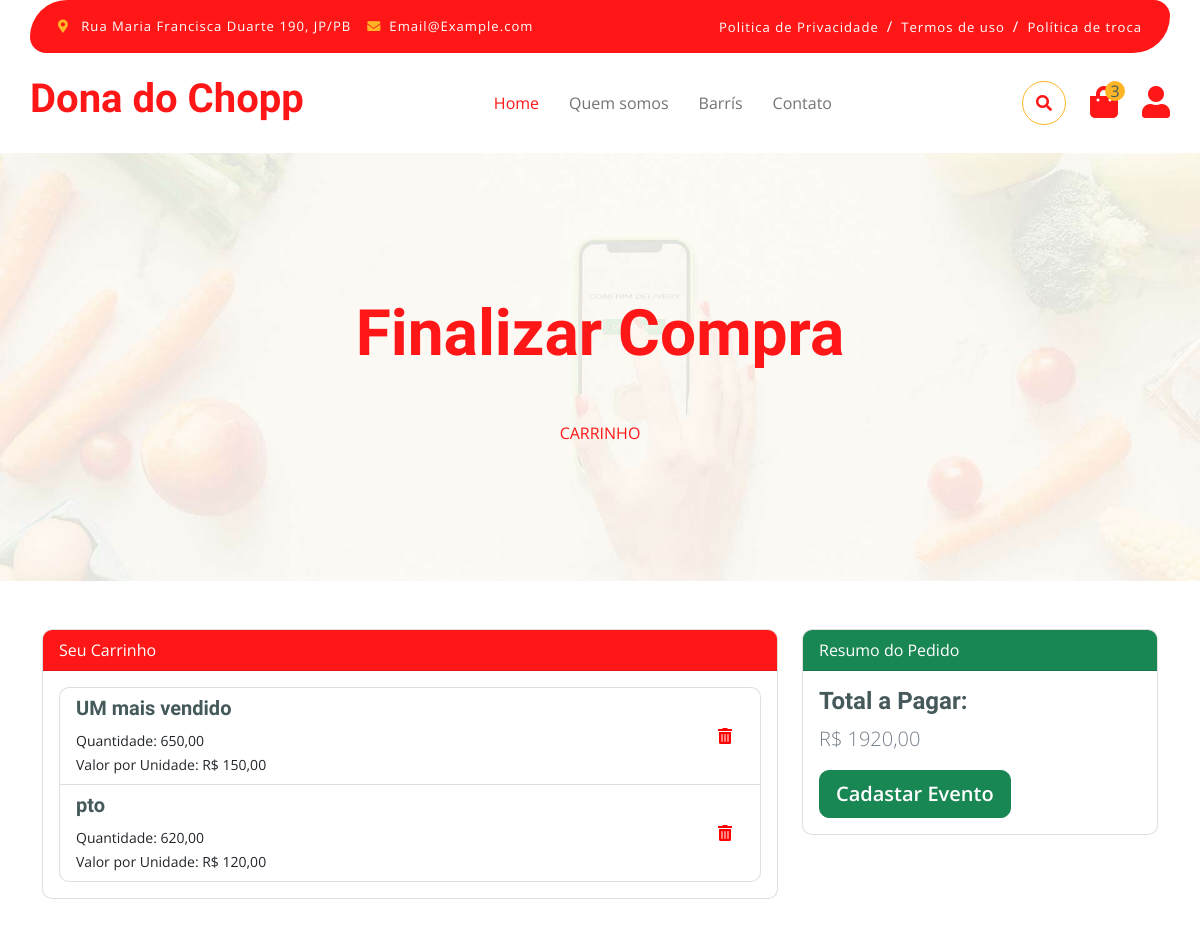
The app's page /carrinho/ (signed in) with its own data.
### produto/models.py (models this page shows, shortened)
class Produto(models.Model):
    nome = models.CharField(max_length=100)
    descricao = models.CharField(max_length=255, default='descreva o produto/serviço')
    disponivel = models.BooleanField(default=True)
    valor = models.DecimalField(max_digits=10, decimal_places=2)
    litros = models.PositiveIntegerField(blank=True, null=True)
    imagem = models.ImageField(upload_to='media/', blank=True, null=True, default=None)
    servico = models.BooleanField(default=False)
    disponivel = models.BooleanField(default=True)
    destaque = models.BooleanField(default=False)
    promo = models.BooleanField(default=False)
    premium = models.BooleanField(default=False)
    mais_vendido = models.BooleanField(default=False)

### carrinho/models.py (models this page shows, shortened)
class ItemCarrinho(models.Model):
    carrinho = models.ForeignKey(Carrinho, on_delete=models.CASCADE, related_name='itens')
    produto = models.ForeignKey(Produto, on_delete=models.CASCADE)
    quantidade = models.PositiveIntegerField()
    valor = models.DecimalField(max_digits=10, decimal_places=2, default=0)
    class Meta:
        unique_together = ('carrinho', 'produto')

### carrinho/views.py (the view)
# urls.py: path('carrinho/', pagina_carrinho, name='pagina_carrinho'),
@login_required
def pagina_carrinho(request):
    usuario = request.user.username
    user = Usuario.objects.get(username=usuario)
    carrinho = Carrinho.objects.filter(usuario=user).exclude(status='pago').last()
    evento = Evento.objects.filter(usuario=user).exclude(status='pago').last()
    if not carrinho:
        return render(request, 'cart.html', {'produtos': [], 'valor_total': 0, 'title': 'Carrinho'})
    itens = ItemCarrinho.objects.filter(carrinho=carrinho)
    produtos_no_carrinho = []
    if evento:
        taxa = Decimal(obter_taxa_por_cep_ou_cidade(cep=evento.cep))
        for item in itens:
            item.valor = item.produto.valor + taxa
            item.save()
            produtos_no_carrinho.append((item.produto, item.quantidade, item.valor))
    else:
        todos_itens_com_taxa = request.session.get("produtos_com_taxa", {})
        for item in itens:
            if str(item.produto.id) in todos_itens_com_taxa:
                item.valor = Decimal(todos_itens_com_taxa[str(item.produto.id)])
                item.save()
            produtos_no_carrinho.append((item.produto, item.quantidade, item.valor))
    valor_total = sum(item.valor * item.quantidade for item in itens)
    if evento:
        evento.carrinho = carrinho.id
        evento.valor = valor_total
        evento.save()
    context = {
        'carrinho': produtos_no_carrinho,
        'total': valor_total,
        'title': 'Carrinho',
        'evento': evento,
        'titulo': 'carrinho',
        'quantidade': sum(item.quantidade for item in itens),
    }
    try:
        carrinho_id = carrinho.id
        evento_id = evento.id if evento else None
        pag, carrinho_id = gerar_pagamento(user.id, produtos_no_carrinho, evento_id, carrinho_id)
        context['link'] = pag
    except Exception as e:
        print(f"Erro ao gerar pagamento: {e}")
        context['link'] = '#'
    return render(request, 'cart.html', context)

### templates/cart.html (shortened to what this page needs)
{% extends 'base.html' %}
{% block 'content' %}
  {% include 'parciais/nav_bar.html' %}
    <div class="container-xxl py-5 bg-dark hero-header mb-5">
        <div class="container text-center my-5 pt-5 pb-4">
            <h1 class="mb-5 display-3 text-primary">Finalizar Compra</h1>
            <nav aria-label="breadcrumb">
                <ol class="breadcrumb justify-content-center text-uppercase">
                    <li class="breadcrumb-item"><a href="#">Carrinho</a></li>
                </ol>
            </nav>
        </div>
    </div>
            {% if evento and evento.status != 'Pago' %}
                <div class="container my-5">
                        <h5>Evento Cadastrado: </h5>
                        <ul>
                            <li>{{ evento.tipo_evento }}</li>
                            <li><strong>{{ evento.data_evento }} (Atenção para Data)</strong></li>
                            <li>{{ evento.cep }}</li>
                            <li>{{ evento.bairro }}</li>
                            <li>{{ evento.endereco }}</li>
                            <li>{{ evento.celular }}</li>
                        </ul>
                        <p>Cadastrar Um novo Evento ou Editar <a href="{% url 'cad-evento' %}">Click Aqui!!</a></p>
                    <div class="row">
                        <div class="col-lg-8">
                            <div class="card mb-4">
                                <div class="card-header bg-primary text-white">Seu Carrinho</div>
                                <div class="card-body">
                                    {% if carrinho %}
                                        <ul class="list-group" >
                                            {% for item, quantidade, valor in carrinho %}
                                                <li class="list-group-item d-flex justify-content-between align-items-center">
                                                    <div class="d-flex align-items-center">
                                                        <div >
                                                            <h5>{{ item.nome }}</h5>
                                                            <small>Quantidade: {{ quantidade }}</small><br>
                                                            <small>Valor por Unidade: R$ {{ valor }}</small>
                                                        </div>
                                                    </div>
                                                    <form method="post" action="{% url 'remover_do_carrinho' produto_id=item.id %}" style="display: inline;">
                                                        {% csrf_token %}
                                                        <button type="submit" class="btn btn-link" style="border: none; background: none; cursor: pointer;">
                                                            <i class="fas fa-trash-alt" title="Remover item" style="color: red;" id="produtos"></i>
                                                        </button>
                                                    </form>
                                                </li>
                                            {% endfor %}
                                        </ul>
                                    {% else %}
                                        <p class="text-center">Seu carrinho está vazio.</p>
                                    {% endif %}
                                </div>
                            </div>
                        </div>
                        <div class="col-lg-4">
                            <div class="card">
                                <div class="card-header bg-success text-white">Resumo do Pedido</div>
                                <div class="card-body">
                                    <h4>Total a Pagar:</h4>
                                    <p class="lead">R$ {{ total }}</p>
                                     <a href="{{ link }}" class="btn btn-success btn-lg btn-block" target="_blank"> Finalizar Compra</a>
                                </div>
                            </div>
                        </div>
                    </div>
                </div>
            {% else %}
                <div class="container my-5">
                    <div class="row">
                        <div class="col-lg-8">
                            <div class="card mb-4">
                                <div class="card-header bg-primary text-white">Seu Carrinho</div>
                                <div class="card-body">
                                    {% if carrinho %}
                                        <ul class="list-group" >
                                            {% if evento%}
                                                {% for item, quantidade, valor in carrinho %}
                                                    <li class="list-group-item d-flex justify-content-between align-items-center">
                                                        <div class="d-flex align-items-center">
                                                            <div >
                                                                <h5>{{ item.nome }}</h5>
                                                                <small>Quantidade: {{ quantidade }}</small><br>
                                                                <small>Valor por Unidade: R$ {{ valor }}</small>
                                                            </div>
                                                        </div>
                                                        <form method="post" action="{% url 'remover_do_carrinho' produto_id=item.id %}" style="display: inline;">
                                                            {% csrf_token %}
                                                            <button type="submit" class="btn btn-link" style="border: none; background: none; cursor: pointer;">
                                                                <i class="fas fa-trash-alt" title="Remover item" style="color: red;" id="produtos"></i>
                                                            </button>
                                                        </form>
                                                    </li>
                                                {% endfor %}
                                            {%else%}
                                                {% for item,valor, quantidade in carrinho %}
                                                <li class="list-group-item d-flex justify-content-between align-items-center">
                                                    <div class="d-flex align-items-center">
                                                        <div >
                                                            <h5>{{ item.nome }}</h5>
                                                            <small>Quantidade: {{ quantidade }}</small><br>
                                                            <small>Valor por Unidade: R$ {{ item.valor }}</small>
                                                        </div>
                                                    </div>
                                                    <form method="post" action="{% url 'remover_do_carrinho' produto_id=item.id %}" style="display: inline;">
                                                        <button type="submit" class="btn btn-link" style="border: none; background: none; cursor: pointer;">
                                                            <i class="fas fa-trash-alt" title="Remover item" style="color: red;"id="produtos"></i>
                                                        </button>
                                                    </form>
                                                </li>
                                            {% endfor %}
                                            {%endif%}
                                        </ul>
                                    {% else %}
                                        <p class="text-center">Seu carrinho está vazio.</p>
                                    {% endif %}
                                </div>
                            </div>
                        </div>
                        <div class="col-lg-4">
                            <div class="card">
                                <div class="card-header bg-success text-white">Resumo do Pedido</div>
                                <div class="card-body">
                                    <h4>Total a Pagar:</h4>
                                    <p class="lead">R$ {{ total }}</p>
                                    <button type="button" class="btn btn-success btn-lg btn-block" onclick="window.location.href='{% url "cad-evento" %}'">
                                       Cadastar Evento
                                    </button>
                                                                                                </div>
                            </div>
                        </div>
                    </div>
                </div>
            {% endif %}
{% endblock %}

### static/css/style.css (style rules this page uses)
.btn { font-weight: 600; transition: .5s; }
.hero-header { background: linear-gradient(rgba(248, 223, 173, 0.1), rgba(248, 223, 173, 0.1)), url(../img/hero-img.jpg); background-position: center center; background-repeat: no-repeat; background-size: cover; }
@media (min-width: 992px) { .hero-header, .page-header { margin-top: 152px !important; } }

### records on screen
Produto: nome "UM mais vendido", valor "650,00", valor "150,00"
Produto: nome "pto", valor "620,00", valor "120,00"

### other values on screen
{{ quantidade }} "3"
{{ total }} "1920,00"
